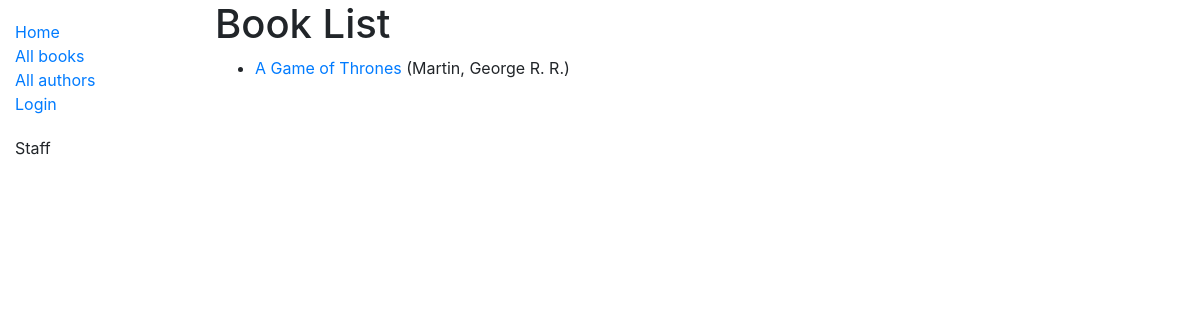
Page /catalog/books/ on the earlier database version.
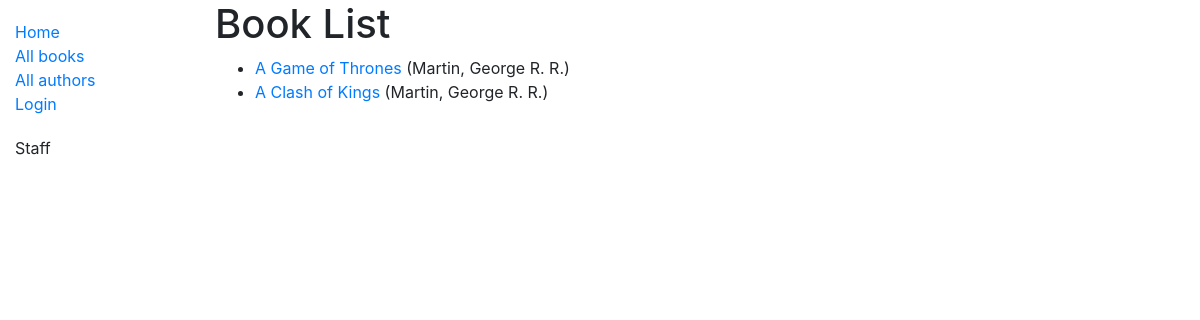
Same page on the later database version.
### catalog/models.py (models this page shows, shortened)
class Book(models.Model):
    title = models.CharField(max_length=200)
    author = models.ForeignKey('Author', on_delete=models.SET_NULL, null=True)
    summary = models.TextField(max_length=1000, help_text='Enter a brief description of the book')
    isbn = models.CharField('ISBN', max_length=13, help_text='13 Character <a href="https://www.isbn-international.org/content/what-isbn">ISBN number</a>')
    genre = models.ManyToManyField(Genre, help_text='Select a genre for this book')
    def get_absolute_url(self):
        return reverse('book-detail', args=[str(self.id)])
    def display_genre(self):
        """Create a string for the Genre. This is required to display genre in Admin."""
        return ', '.join(genre.name for genre in self.genre.all()[:3])
    display_genre.short_description = 'Genre'

class Author(models.Model):
    first_name = models.CharField(max_length=100)
    last_name = models.CharField(max_length=100)
    date_of_birth = models.DateField(null=True, blank=True)
    date_of_death = models.DateField('Died', null=True, blank=True)
    class Meta:
        ordering = ['last_name', 'first_name']
    def __str__(self):
        return f'{self.last_name}, {self.first_name}'

### catalog/views.py (the view)
# urls.py: path('books/', views.BookListView.as_view(), name='books'),
class BookListView(generic.ListView):
    model = Book
    paginate_by = 2

### catalog/templates/catalog/book_list.html
{% extends "base_generic.html" %}
{% block content %}
  <h1>Book List</h1>
  {% if book_list %}
  <ul>
    {% for book in book_list %}
      <li>
        <a href="{{ book.get_absolute_url }}">{{ book.title }}</a> ({{book.author}})
      </li>
    {% endfor %}
  </ul>
  {% else %}
    <p>There are no books in the library.</p>
  {% endif %}
{% endblock %}

Differences in the rows shown:
added Book: title "A Clash of Kings", author "Martin, George R. R."
